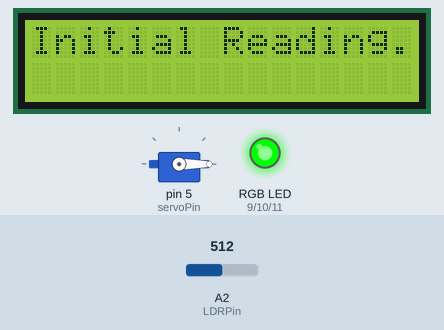
This sketch was run on a simulated Arduino Uno, built with avr-gcc and run on an emulated ATmega328P. Shown: servo, 16×2 character LCD, an RGB LED mixed from three pins (HIGH = lit). The inputs (shaded band) are chosen by the test bench; at power-on: A2 (LDRPin) = 512. Dim RGB values are drawn brighter than linear; what the sketch prints to the serial monitor is not drawn.

Above: at 2.6 s.
2.7 s: A2 (LDRPin) set to 716
At 3.7 s:
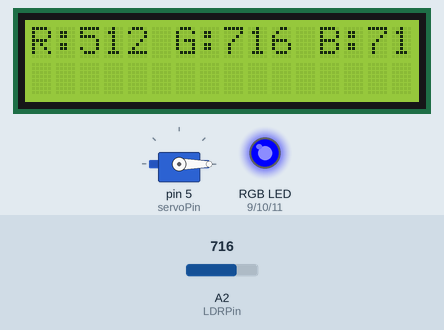
5.7 s: A2 (LDRPin) set to 900
At 5.88 s:
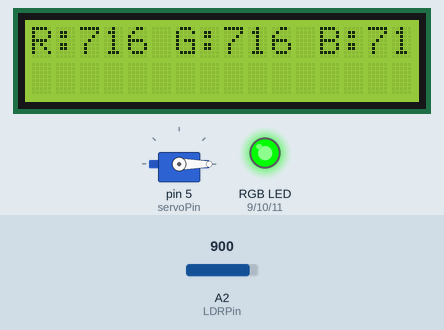
8.5 s: A2 (LDRPin) set to 511
10.6 s: A2 (LDRPin) set to 1023
At 12.7 s:
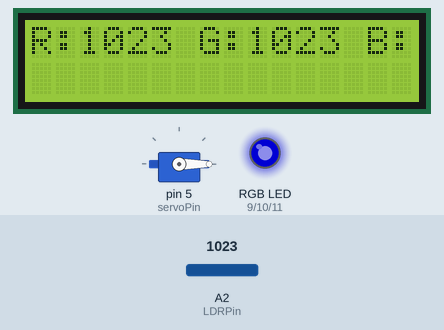
13.6 s: A2 (LDRPin) set to 306
At 18.84 s:
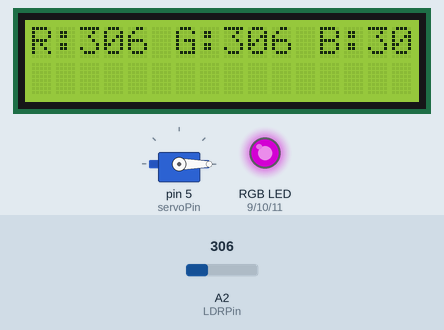
Timing chart, 0 to 25.8 s (numbered marks = the images above; inputs shaded):
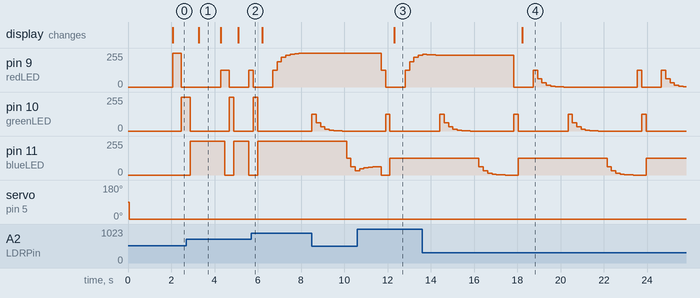

Measured:
- after the input at 5.7 s, pin 10 (greenLED): goes on until 6.0 s, then stays 0/255; pin 11 (blueLED): goes on until 6.0 s, then stays 255/255
- after the input at 10.6 s, the display: changes after 1.7 s (image 3)
- after the input at 13.6 s, the display: changes after 4.6 s (image 4)
- what the display in image 1 shows lasts 1.0 s, from 3.3 s to 4.3 s

The sketch:

Q4.ino
```cpp
#include <Servo.h>
#include <LiquidCrystal.h>

Servo servoMotor;

// Define pins for LED colors and LDR
const int redLED = 9;
const int greenLED = 10;
const int blueLED = 11;
const int LDRPin = A2;
int servoPin = 5;

LiquidCrystal lcd(2, 3, 4, 8, 12, 13);

void setup() {
  servoMotor.attach(servoPin);
  lcd.begin(16, 2);
  Serial.begin(9600);
}

void rotateServoToWhitePatch() {
  servoMotor.write(0);
  delay(1000);
}

int readLDR() {
  delay(100);  // Stabilization delay
  int sum = 0;
  // Take average of multiple readings for stability
  for (int i = 0; i < 5; i++) {
    sum += analogRead(LDRPin);
    delay(10);
  }
  return sum / 5;
}

void shineColor(int red, int green, int blue) {
  analogWrite(redLED, red);
  analogWrite(greenLED, green);
  analogWrite(blueLED, blue);
  delay(50);  // Allow LED to stabilize
}

void displayValues(int r, int g, int b) {
  lcd.clear();
  lcd.setCursor(0, 0);
  lcd.print("R:");
  lcd.print(r);
  lcd.print(" G:");
  lcd.print(g);
  lcd.print(" B:");
  lcd.print(b);

  Serial.print("R: ");
  Serial.print(r);
  Serial.print(" G: ");
  Serial.print(g);
  Serial.print(" B: ");
  Serial.println(b);
}

void AutoCalibrate() {
  // Step 1: Position sensor over white patch
  rotateServoToWhitePatch();
  delay(1000);

  // Step 2: Read initial values at maximum LED intensity
  lcd.clear();
  lcd.print("Initial Reading...");

  // Read Red
  shineColor(255, 0, 0);
  int redValue = readLDR();
  redValue = readLDR();

delay(50);
  // Read Green
  shineColor(0, 255, 0);
  int greenValue = readLDR();
   greenValue = readLDR();
delay(50);
  // Read Blue
  shineColor(0, 0, 255);
  int blueValue = readLDR();
  blueValue = readLDR();
delay(50);
  // Display initial values
  displayValues(redValue, greenValue, blueValue);
  delay(1000);

  // Find the maximum value (minimum intensity)
  int maxValue = max(max(redValue, greenValue), blueValue);

  // Variables to store calibrated intensities
  int redIntensity = 255;
  int greenIntensity = 255;
  int blueIntensity = 255;

  lcd.clear();
  lcd.print("Calibrating...");

  // Adjust intensities using binary search
  for (int i = 0; i < 8; i++) { // 8 iterations for precision
    // Adjust red if needed
    if (redValue != maxValue) {
      redIntensity = findIntensity(redLED, maxValue);
    }

    // Adjust green if needed
    if (greenValue != maxValue) {
      greenIntensity = findIntensity(greenLED, maxValue);
    }

    // Adjust blue if needed
    if (blueValue != maxValue) {
      blueIntensity = findIntensity(blueLED, maxValue);
    }

    // Read final values
    shineColor(redIntensity, 0, 0);
    redValue = readLDR();

    shineColor(0, greenIntensity, 0);
    greenValue = readLDR();

    shineColor(0, 0, blueIntensity);
    blueValue = readLDR();

    displayValues(redValue, greenValue, blueValue);
    delay(500);
  }

  // Display final calibrated values
  lcd.clear();
  lcd.print("Calibrated!");
  lcd.setCursor(0, 1);
  lcd.print("R:");
  lcd.print(redIntensity);
  lcd.print(" G:");
  lcd.print(greenIntensity);
  lcd.print(" B:");
  lcd.print(blueIntensity);

  Serial.println("Calibration Complete!");
  Serial.print("Final LED intensities - R:");
  Serial.print(redIntensity);
  Serial.print(" G:");
  Serial.print(greenIntensity);
  Serial.print(" B:");
  Serial.println(blueIntensity);
   Serial.print("Final ldr - R:");
  Serial.print(redIntensity);
  Serial.print(" G:");
  Serial.print(greenIntensity);
  Serial.print(" B:");
  Serial.println(blueIntensity);
  displayValues(redValue, greenValue, blueValue);
}

// Helper function to find the right intensity using binary search
int findIntensity(int ledPin, int targetValue) {
  int low = 0;
  int high = 255;
  int bestIntensity = 255;
  int bestDiff = 1023;

  while (low <= high) {
    int mid = (low + high) / 2;
    analogWrite(ledPin, mid);
    delay(50);
    int currentValue = readLDR();

    int diff = abs(currentValue - targetValue);
    if (diff < bestDiff) {
      bestDiff = diff;
      bestIntensity = mid;
    }

    if (currentValue < targetValue) {
      high = mid - 1;
    } else if (currentValue > targetValue) {
      low = mid + 1;
    } else {
      return mid;
    }
  }
  return bestIntensity;
}

void loop() {
  AutoCalibrate();
  while (1); // Stop after calibration
}
```
